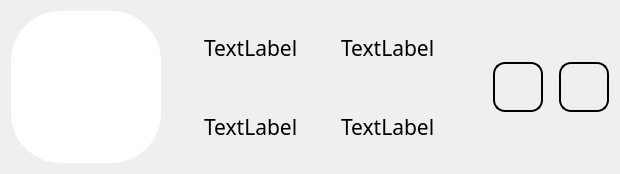
<?xml version="1.0" encoding="UTF-8"?>
<ui version="4.0">
 <class>widget</class>
 <widget class="QWidget" name="widget">
  <property name="geometry">
   <rect>
    <x>0</x>
    <y>0</y>
    <width>620</width>
    <height>174</height>
   </rect>
  </property>
  <property name="minimumSize">
   <size>
    <width>0</width>
    <height>0</height>
   </size>
  </property>
  <property name="windowTitle">
   <string>Form</string>
  </property>
  <layout class="QHBoxLayout" name="horizontalLayout_8">
   <item>
    <widget class="QLabel" name="list_item_picture">
     <property name="minimumSize">
      <size>
       <width>150</width>
       <height>71</height>
      </size>
     </property>
     <property name="maximumSize">
      <size>
       <width>16777215</width>
       <height>16777215</height>
      </size>
     </property>
     <property name="font">
      <font>
       <family>Dubai</family>
       <pointsize>36</pointsize>
      </font>
     </property>
     <property name="autoFillBackground">
      <bool>false</bool>
     </property>
     <property name="styleSheet">
      <string notr="true">border-radius: 50px;
background-color: rgb(255, 255, 255);
</string>
     </property>
     <property name="frameShape">
      <enum>QFrame::NoFrame</enum>
     </property>
     <property name="text">
      <string/>
     </property>
     <property name="scaledContents">
      <bool>true</bool>
     </property>
     <property name="alignment">
      <set>Qt::AlignCenter</set>
     </property>
    </widget>
   </item>
   <item>
    <layout class="QHBoxLayout" name="horizontalLayout_7">
     <item>
      <layout class="QHBoxLayout" name="horizontalLayout_6">
       <item>
        <layout class="QVBoxLayout" name="verticalLayout_2">
         <item>
          <layout class="QHBoxLayout" name="horizontalLayout">
           <item>
            <widget class="QLabel" name="label">
             <property name="maximumSize">
              <size>
               <width>31</width>
               <height>31</height>
              </size>
             </property>
             <property name="text">
              <string/>
             </property>
             <property name="pixmap">
              <pixmap>assets/icons8-tarjeta-de-identidad-electrónica-48.png</pixmap>
             </property>
             <property name="scaledContents">
              <bool>true</bool>
             </property>
            </widget>
           </item>
           <item>
            <widget class="QLabel" name="name">
             <property name="minimumSize">
              <size>
               <width>0</width>
               <height>0</height>
              </size>
             </property>
             <property name="maximumSize">
              <size>
               <width>129999</width>
               <height>199999</height>
              </size>
             </property>
             <property name="font">
              <font>
               <family>Dubai</family>
               <pointsize>16</pointsize>
              </font>
             </property>
             <property name="styleSheet">
              <string notr="true"/>
             </property>
             <property name="text">
              <string>TextLabel</string>
             </property>
            </widget>
           </item>
          </layout>
         </item>
         <item>
          <layout class="QHBoxLayout" name="horizontalLayout_3">
           <item>
            <widget class="QLabel" name="label_2">
             <property name="minimumSize">
              <size>
               <width>31</width>
               <height>31</height>
              </size>
             </property>
             <property name="maximumSize">
              <size>
               <width>31</width>
               <height>31</height>
              </size>
             </property>
             <property name="text">
              <string/>
             </property>
             <property name="pixmap">
              <pixmap>assets/icons8-pesa-48.png</pixmap>
             </property>
             <property name="scaledContents">
              <bool>true</bool>
             </property>
            </widget>
           </item>
           <item>
            <widget class="QLabel" name="training_type">
             <property name="font">
              <font>
               <family>Dubai</family>
               <pointsize>16</pointsize>
              </font>
             </property>
             <property name="text">
              <string>TextLabel</string>
             </property>
            </widget>
           </item>
          </layout>
         </item>
        </layout>
       </item>
       <item>
        <layout class="QVBoxLayout" name="verticalLayout">
         <item>
          <layout class="QHBoxLayout" name="horizontalLayout_4">
           <item>
            <widget class="QLabel" name="label_4">
             <property name="minimumSize">
              <size>
               <width>31</width>
               <height>31</height>
              </size>
             </property>
             <property name="maximumSize">
              <size>
               <width>31</width>
               <height>31</height>
              </size>
             </property>
             <property name="text">
              <string/>
             </property>
             <property name="pixmap">
              <pixmap>assets/icons8-calendario-48.png</pixmap>
             </property>
             <property name="scaledContents">
              <bool>true</bool>
             </property>
            </widget>
           </item>
           <item>
            <widget class="QLabel" name="date_joined">
             <property name="font">
              <font>
               <family>Dubai</family>
               <pointsize>16</pointsize>
              </font>
             </property>
             <property name="text">
              <string>TextLabel</string>
             </property>
            </widget>
           </item>
          </layout>
         </item>
         <item>
          <layout class="QHBoxLayout" name="horizontalLayout_5">
           <item>
            <widget class="QLabel" name="label_6">
             <property name="minimumSize">
              <size>
               <width>31</width>
               <height>31</height>
              </size>
             </property>
             <property name="maximumSize">
              <size>
               <width>31</width>
               <height>31</height>
              </size>
             </property>
             <property name="text">
              <string/>
             </property>
             <property name="pixmap">
              <pixmap>assets/icons8-efectivo-en-mano-48.png</pixmap>
             </property>
             <property name="scaledContents">
              <bool>true</bool>
             </property>
            </widget>
           </item>
           <item>
            <widget class="QLabel" name="last_pay">
             <property name="font">
              <font>
               <family>Dubai</family>
               <pointsize>16</pointsize>
              </font>
             </property>
             <property name="text">
              <string>TextLabel</string>
             </property>
            </widget>
           </item>
          </layout>
         </item>
        </layout>
       </item>
      </layout>
     </item>
     <item>
      <spacer name="horizontalSpacer_2">
       <property name="orientation">
        <enum>Qt::Horizontal</enum>
       </property>
       <property name="sizeHint" stdset="0">
        <size>
         <width>40</width>
         <height>20</height>
        </size>
       </property>
      </spacer>
     </item>
     <item>
      <layout class="QHBoxLayout" name="horizontalLayout_2">
       <item>
        <widget class="QPushButton" name="edit_button">
         <property name="minimumSize">
          <size>
           <width>50</width>
           <height>50</height>
          </size>
         </property>
         <property name="maximumSize">
          <size>
           <width>50</width>
           <height>50</height>
          </size>
         </property>
         <property name="styleSheet">
          <string notr="true">border-color: rgb(0, 0, 0);
border-width: 2px;
border-style: solid;
border-radius: 12px;</string>
         </property>
         <property name="text">
          <string/>
         </property>
         <property name="icon">
          <iconset>
           <normaloff>assets/icons8-editar-48.png</normaloff>assets/icons8-editar-48.png</iconset>
         </property>
        </widget>
       </item>
       <item>
        <spacer name="horizontalSpacer">
         <property name="orientation">
          <enum>Qt::Horizontal</enum>
         </property>
         <property name="sizeType">
          <enum>QSizePolicy::Preferred</enum>
         </property>
         <property name="sizeHint" stdset="0">
          <size>
           <width>10</width>
           <height>20</height>
          </size>
         </property>
        </spacer>
       </item>
       <item>
        <widget class="QPushButton" name="delete_button">
         <property name="sizePolicy">
          <sizepolicy hsizetype="Minimum" vsizetype="Fixed">
           <horstretch>50</horstretch>
           <verstretch>50</verstretch>
          </sizepolicy>
         </property>
         <property name="minimumSize">
          <size>
           <width>50</width>
           <height>50</height>
          </size>
         </property>
         <property name="maximumSize">
          <size>
           <width>50</width>
           <height>50</height>
          </size>
         </property>
         <property name="styleSheet">
          <string notr="true">border-color: rgb(0, 0, 0);
border-width: 2px;
border-style: solid;
border-radius: 12px;</string>
         </property>
         <property name="text">
          <string/>
         </property>
         <property name="icon">
          <iconset>
           <normaloff>assets/icons8-basura-llena-48.png</normaloff>assets/icons8-basura-llena-48.png</iconset>
         </property>
        </widget>
       </item>
      </layout>
     </item>
    </layout>
   </item>
  </layout>
 </widget>
 <resources/>
 <connections/>
</ui>
